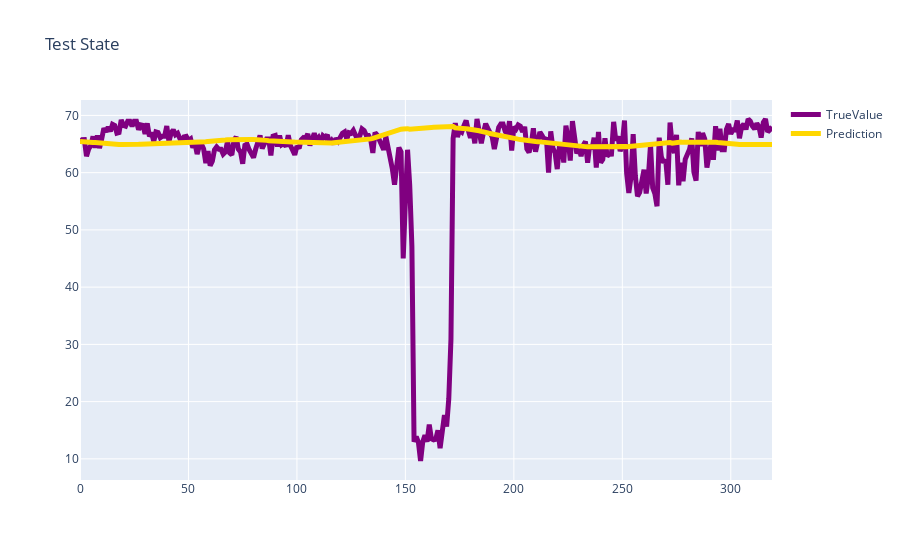

Here is the notebook cell this chart was saved with:
### Markdown cell above
### 07 Test model in another dataset

### Code cell
instance.data_path = 'dataset/los_speed.csv'
instance.target = '773869'
train_loader, test_loader, valid_loader, scaler = create_dataloader(instance, device)
if instance.test:
    print(f">>>>>>>>>>>>>>>>>>>>>>>>>开始{instance.model}模型新数据测试<<<<<<<<<<<<<<<<<<<<<<<<<<<")
    test(model, instance, test_loader, scaler)

### Figure 1 — Plotly figure (JSON) as saved in the notebook; plotly's stock layout.template omitted (floating-point values rounded to 4 significant figures; data arrays with more than 128 entries replaced by an {"elided": "..."} marker saying what was removed)
{"data": [{"line": {"color": "purple", "width": 5}, "mode": "lines", "name": "TrueValue", "type": "scatter", "y": {"elided": "320 float values"}}, {"line": {"color": "gold", "width": 5}, "mode": "lines", "name": "Prediction", "type": "scatter", "y": {"elided": "320 float values"}}], "layout": {"title": {"text": "Test State"}}}
